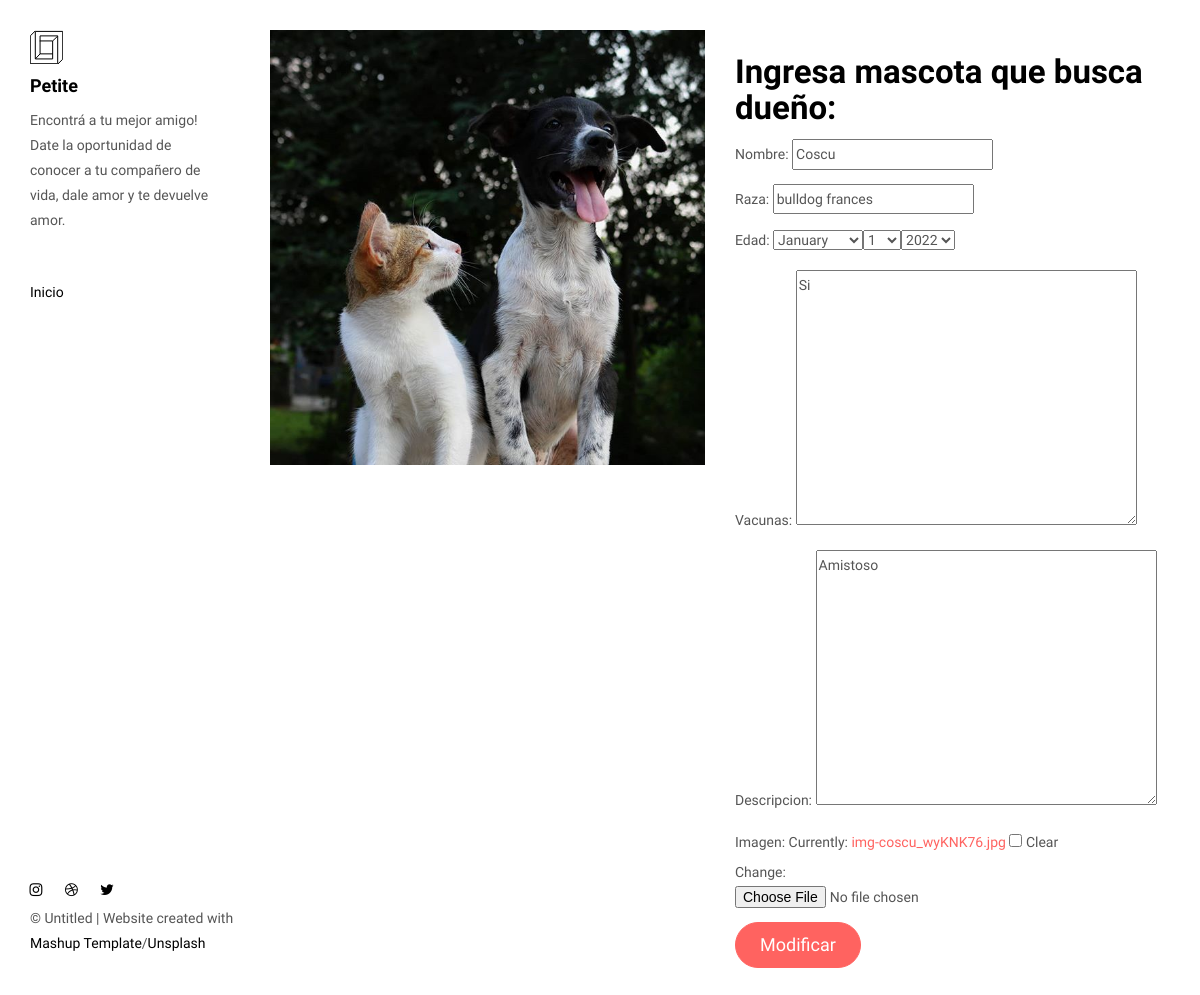
The app's page /editarFicha/2 with its own data.
### primApp/models.py (models this page shows, shortened)
class mascotas(models.Model):
    nombre = models.CharField(max_length=20)
    raza = models.CharField(max_length=20)
    edad = models.DateField()
    vacunas = models.TextField(max_length=150)
    descripcion = models.TextField(max_length=150)
    imagen = models.ImageField(null=True, blank=True)

### primApp/views.py (the view)
# urls.py: path('editarFicha/<int:id>',editarFicha, name = 'editarFicha'),
def editarFicha(request, id):
    usu = get_object_or_404(mascotas, id=id)
    data = {
        "form": datos_mascotas(instance=usu)
    }
    if request.method == 'POST':
        formulario = datos_mascotas(data=request.POST, instance=usu, files=request.FILES)
        if formulario.is_valid():
            formulario.save()
            return redirect(to="inicio")
        data["form"] = formulario
    return render(request, "modificarmascota.html",data)

### primApp/forms.py
class datos_mascotas(forms.ModelForm):
    class Meta:
        model = mascotas
        fields = '__all__'
        widgets = {
            "edad": forms.SelectDateWidget()
        }

### primApp/templates/modificarmascota.html (shortened to what this page needs)
<!DOCTYPE html>
<html lang="en">
<head>
  {% load static %}
<link href="{% static './main.82cfd66e.css' %}" rel="stylesheet"></head>
<body>
<header class="">
  <nav class="sidebar">
    <div class="navbar-collapse" id="navbar-collapse">
      <div class="site-header hidden-xs">
          <a class="site-brand" href="./index.html" title="">
            <img class="img-responsive site-logo" alt="" src="{% static './assets/images/mashup-logo.svg' %}">
            Petite
          </a>
        <p>Encontrá a tu mejor amigo!
            Date la oportunidad de conocer a tu compañero de vida, dale amor y te devuelve amor.</p>
      </div>
      <ul class="nav">
        <li><a href="{% url 'inicio' %}" title="">Inicio</a></li>
      </ul>
      <nav class="nav-footer">
        <p class="nav-footer-social-buttons">
          <a class="fa-icon" href="https://www.instagram.com/" title="">
            <i class="fa fa-instagram"></i>
          </a>
          <a class="fa-icon" href="https://dribbble.com/" title="">
            <i class="fa fa-dribbble"></i>
          </a>
          <a class="fa-icon" href="https://twitter.com/" title="">
            <i class="fa fa-twitter"></i>
          </a>
        </p>
        <p>© Untitled | Website created with <a href="http://www.mashup-template.com/" title="Create website with free html template">Mashup Template</a>/<a href="https://www.unsplash.com/" title="Beautiful Free Images">Unsplash</a></p>
      </nav>
    </div>
  </nav>
</header>
<main class="" id="main-collapse">
<div class="row">
  <div class="col-xs-12 col-md-6">
    <img class="img-responsive" alt="" src="{% static 'assets/images/img-formularioMascotas02.jpg' %}">
  </div>
  <div class="col-xs-12 col-md-6">
    <form action="" method="POST" enctype="multipart/form-data">
      <h2>Ingresa mascota que busca dueño:</h2>
      {{form.as_p}}
      <button type="submit" class="btn btn-primary btn-lg">Modificar</button>
    </form>
 </div>
</div>
</main>
 <script type="text/javascript" src="{% static './main.85741bff.js' %}"></script></body>
</html>

### records on screen
mascotas: nombre "Coscu", raza "bulldog frances", vacunas "Si", descripcion "Amistoso"
